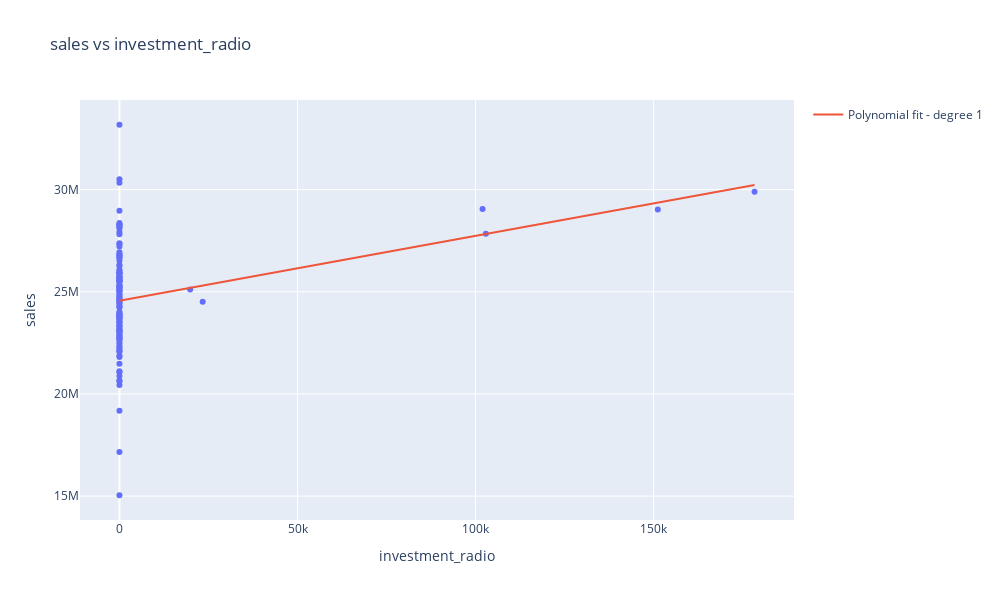

Here is the notebook cell this chart was saved with:
### Markdown cell above
**Radio investments**

### Code cell
scatter_polynomial(df=df_week, 
                   x_col_name='investment_radio', 
                   y_col_name='sales', 
                   degree=1
                   )
